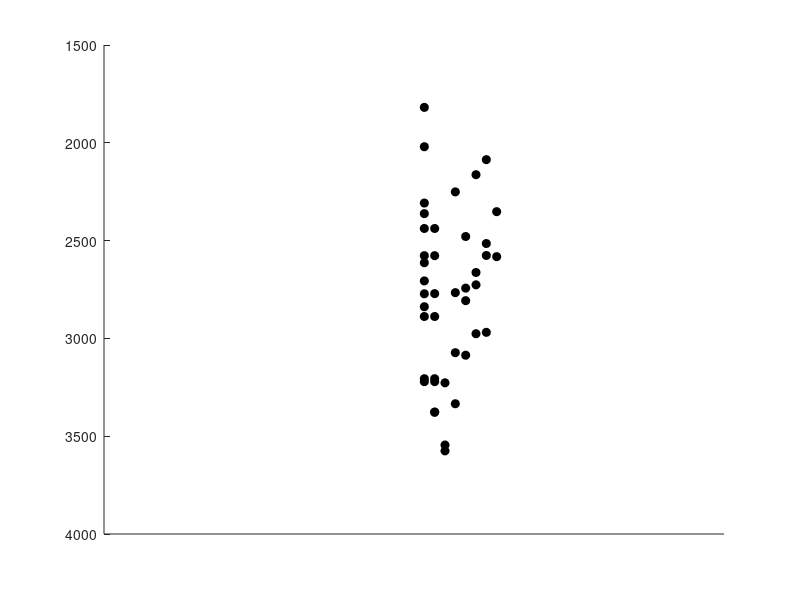

MATLAB code to generate this figure: (Note: this script raises an error after producing the figure.)
function [] = plotMLDNeurons()
dbstop if error

figDir = '/media/dlc/Data8TB/TUM/OT/OTProject/MLD/ForPaper/';

ot18 = [2772; 2308; 1819; 2020; 2362; 2706; 2838; 2613; 2438; 2577; 2888; 3221; 3206]; %13
ot17 = [2438; 2577; 2888; 3221; 3206; 2771; 3377; 3377]; %
ot16 = [3227; 3545; 3575];
ot15 = [2766; 3073; 3334; 2251];
ot14 = [2743; 2807; 2479; 3086];
ot13 = [2976; 2663; 2163; 2726];
ot12 = [2086; 2515; 2576; 2969];
ot11 = [2352; 2582];


%cols = redblue(8); % not good, some white entries

cols = {[0.6350, 0.0780, 0.1840], [0.8500, 0.3250, 0.0980], [0.9290, 0.6940, 0.1250], [0.4940, 0.1840, 0.5560], [0, 0.5, 0],[0, 0.4470, 0.7410],[0 0 0], [.7 .3 .7], [.7 .5 .7], [.7 .9 .7]};

figure(100); clf

for j = 1:8

    switch j
        case 1
            thisData = ot18;
        case 2
            thisData = ot17;
        case 3
            thisData = ot16;
        case 4
            thisData = ot15;
        case 5
            thisData = ot14;
        case 6
            thisData = ot13;        
        case 7
            thisData = ot12;
        case 8
            thisData = ot11;
    end
    xes =[];
    xes = ones(1, numel(thisData))*j;
    hold on
    thisCol = cols{j};
    plot(xes, thisData, 'ko',  'MarkerFaceColor', 'k', 'linestyle', 'none')
    
    
end

set(gca, 'YDir','reverse')

xlim([-30 30])
ylim([1500 4000])
set(gca,'xtick',[])

saveName = [figDir 'DepthLocations'];
plotpos = [0 0 15 10];

print_in_A4(0, saveName, '-djpeg', 0, plotpos);
print_in_A4(0, saveName, '-depsc', 0, plotpos);


disp('')

end
